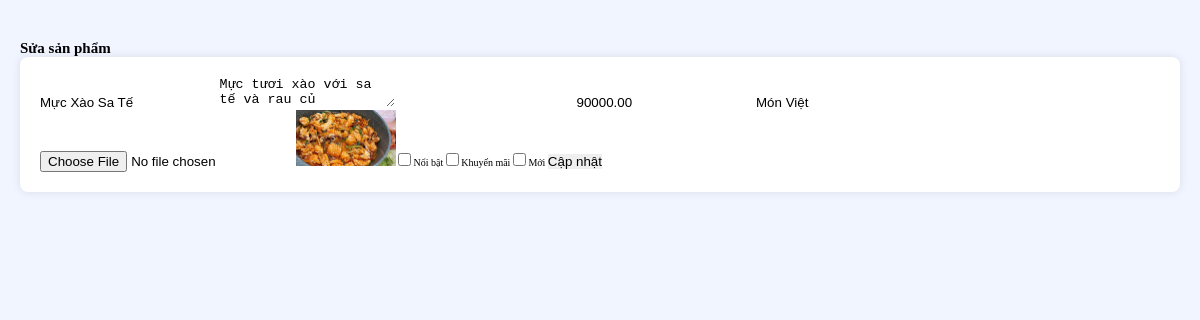
Screenshot of /admin/edit.php?id=32 (signed in) with the database file from the repository.
### tables this page shows
CREATE TABLE `products` (
  `id` int(11) NOT NULL,
  `name` varchar(255) NOT NULL,
  `description` text DEFAULT NULL,
  `price` decimal(10,2) NOT NULL,
  `old_price` decimal(10,2) DEFAULT NULL,
  `image` varchar(255) DEFAULT NULL,
  `category` varchar(100) DEFAULT NULL,
  `rating` decimal(2,1) DEFAULT NULL,
  `created_at` timestamp NOT NULL DEFAULT current_timestamp(),
  `is_featured` tinyint(1) DEFAULT 0,
  `is_on_sale` tinyint(1) DEFAULT 0,
  `is_new` tinyint(1) DEFAULT 0
);

### admin/edit.php (the view, shortened to what this page needs)
<?php
require_once '../config/database.php';
if (isset($_GET['id'])) {
    $id = $_GET['id'];
    $stmt = $conn->prepare("SELECT * FROM products WHERE id = ?");
    $stmt->execute([$id]);
    $product = $stmt->fetch();
}
?>
<!DOCTYPE html>
<html>
<head>
    <link rel="stylesheet" href="../style.css">
</head>
<body>
    <div class="admin-container">
        <h2>Sửa sản phẩm</h2>
        <form method="POST" enctype="multipart/form-data" class="edit-product-form">
            <input type="text" name="name" value="<?php echo htmlspecialchars($product['name']); ?>" required>
            <textarea name="description" required><?php echo htmlspecialchars($product['description']); ?></textarea>
            <input type="number" name="old_price" value="<?php echo $product['old_price']; ?>" step="0.01" required>
            <input type="number" name="price" value="<?php echo $product['price']; ?>" step="0.01" required>
            <input type="text" name="category" value="<?php echo htmlspecialchars($product['category']); ?>" required>
            <input type="file" name="image">
            <img src="../images/<?php echo $product['image']; ?>" width="100">
            <label>
                <input type="checkbox" name="is_featured" <?php echo $product['is_featured'] ? 'checked' : ''; ?>> Nổi bật
            </label>
            <label>
                <input type="checkbox" name="is_on_sale" <?php echo $product['is_on_sale'] ? 'checked' : ''; ?>> Khuyến mãi
            </label>
            <label>
                <input type="checkbox" name="is_new" <?php echo $product['is_new'] ? 'checked' : ''; ?>> Mới
            </label>
            <button type="submit" name="update">Cập nhật</button>
        </form>
    </div>
</body>
</html>

### style.css (style rules this page uses)
:root { --primary: #e60012; --black: #192a56; --light-color: #666; --box-shadow: 0 .5rem 1.5rem rgba(0,0,0,.1); }
* { margin: 0; padding: 0; box-sizing: border-box; text-decoration: none; outline: none; border: none; transition: all .2s linear; }
html { font-size: 62.5%; overflow-x: hidden; scroll-padding-top: 5.5rem; scroll-behavior: smooth; }
.admin-container { max-width: 1200px; margin: 20px auto; padding: 20px; }
.add-product-form, .edit-product-form { margin-bottom: 30px; padding: 20px; background: #fff; border-radius: 8px; box-shadow: 0 0 10px rgba(0,0,0,0.1); }
body { min-height: 100vh; display: flex; flex-direction: column; background-color: #f0f5ff; }

### rows the page displays
products: name "Mực Xào Sa Tế", description "Mực tươi xào với sa tế và rau củ", price "90000.00", category "Món Việt", image (picture)
